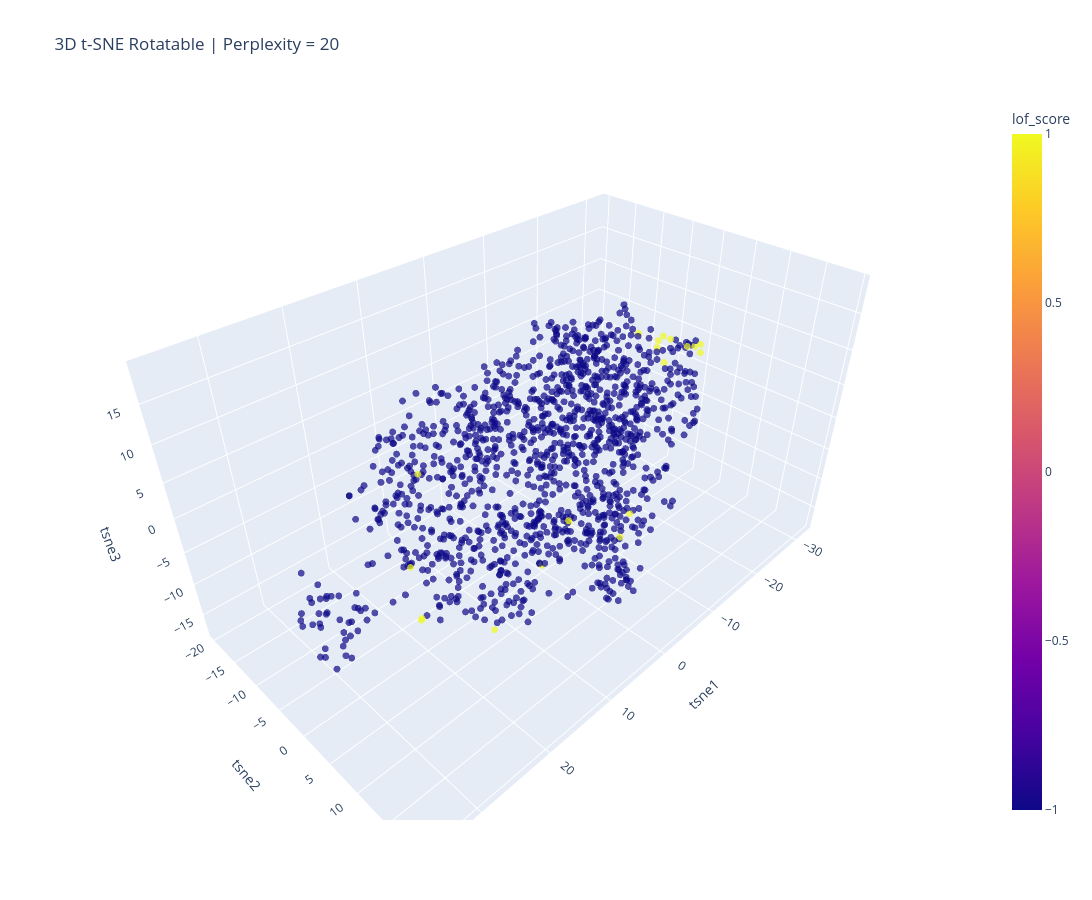

Here is the notebook cell this chart was saved with:
### Code cell
plot_df = pd.DataFrame(coords_3d, columns=["tsne1", "tsne2", "tsne3"], index=numeric_df.index)
plot_df["lof_score"] = scores_3d

cols_to_hover = [
    "score",
    "shots",
    "saves",
    "goals",
    "shots conceded",
    "avg speed",
    "count powerslide",
    "percentage high in air",
    "avg distance to ball no possession"
]

plot_df = pd.concat([plot_df, numeric_df[cols_to_hover]], axis=1)

fig = px.scatter_3d(
    plot_df,
    x="tsne1",
    y="tsne2",
    z="tsne3",
    color="lof_score",
    color_continuous_scale="Plasma",
    opacity=0.7,
    hover_data=["lof_score"] + cols_to_hover,
    title=f"3D t-SNE Rotatable | Perplexity = 20",
    width=1200,
    height=900
)

fig.update_traces(marker=dict(size=4))
fig.write_json("tsne_plot_rotate.json")
fig.show()

### Figure 1 — Plotly figure (JSON) as saved in the notebook; plotly's stock layout.template omitted (floating-point values rounded to 4 significant figures; data arrays with more than 128 entries replaced by an {"elided": "..."} marker saying what was removed)
{"data": [{"customdata": {"elided": "1256x10 float values"}, "hovertemplate": "tsne1=%{x}<br>tsne2=%{y}<br>tsne3=%{z}<br>lof_score=%{marker.color}<br>score=%{customdata[1]}<br>shots=%{customdata[2]}<br>saves=%{customdata[3]}<br>goals=%{customdata[4]}<br>shots conceded=%{customdata[5]}<br>avg speed=%{customdata[6]}<br>count powerslide=%{customdata[7]}<br>percentage high in air=%{customdata[8]}<br>avg distance to ball no possession=%{customdata[9]}<extra></extra>", "legendgroup": "", "marker": {"color": {"elided": "1256 int values"}, "coloraxis": "coloraxis", "opacity": 0.7, "size": 4, "symbol": "circle"}, "mode": "markers", "name": "", "scene": "scene", "showlegend": false, "type": "scatter3d", "x": {"elided": "1256 float values"}, "y": {"elided": "1256 float values"}, "z": {"elided": "1256 float values"}}], "layout": {"coloraxis": {"colorbar": {"title": {"text": "lof_score"}}, "colorscale": [[0, "#0d0887"], [0.1111, "#46039f"], [0.2222, "#7201a8"], [0.3333, "#9c179e"], [0.4444, "#bd3786"], [0.5556, "#d8576b"], [0.6667, "#ed7953"], [0.7778, "#fb9f3a"], [0.8889, "#fdca26"], [1, "#f0f921"]]}, "height": 900, "legend": {"tracegroupgap": 0}, "scene": {"domain": {"x": [0, 1], "y": [0, 1]}, "xaxis": {"title": {"text": "tsne1"}}, "yaxis": {"title": {"text": "tsne2"}}, "zaxis": {"title": {"text": "tsne3"}}}, "title": {"text": "3D t-SNE Rotatable | Perplexity = 20"}, "width": 1200}}
